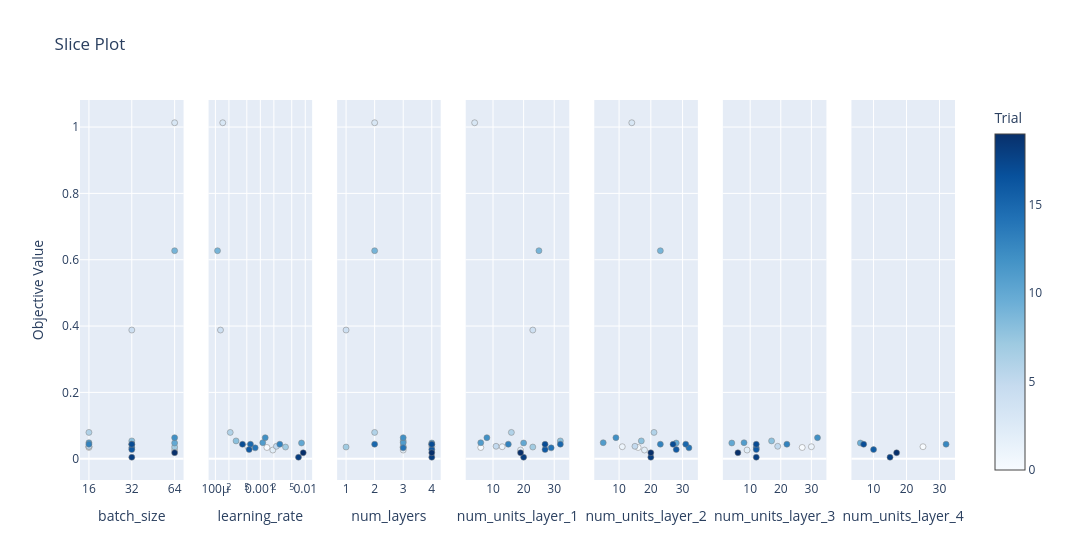

Notebook code cell kept with this figure:
### Code cell
# visualizing Optuna results
optuna.visualization.plot_optimization_history(study)
optuna.visualization.plot_param_importances(study)
optuna.visualization.plot_slice(study)

### Figure 1 — Plotly figure (JSON) as saved in the notebook; plotly's stock layout.template omitted (floating-point values rounded to 4 significant figures)
{"data": [{"marker": {"color": [0, 1, 2, 3, 4, 5, 6, 7, 8, 9, 10, 11, 12, 13, 14, 15, 16, 17, 18, 19], "colorbar": {"title": {"text": "Trial"}, "x": 1, "xpad": 40}, "colorscale": [[0, "rgb(247,251,255)"], [0.125, "rgb(222,235,247)"], [0.25, "rgb(198,219,239)"], [0.375, "rgb(158,202,225)"], [0.5, "rgb(107,174,214)"], [0.625, "rgb(66,146,198)"], [0.75, "rgb(33,113,181)"], [0.875, "rgb(8,81,156)"], [1, "rgb(8,48,107)"]], "line": {"color": "Grey", "width": 0.5}, "showscale": true}, "mode": "markers", "name": "Feasible Trial", "showlegend": false, "type": "scatter", "x": [16, 16, 64, 64, 32, 16, 16, 64, 32, 64, 64, 16, 64, 16, 32, 32, 32, 32, 32, 64], "xaxis": "x", "y": [0.03388, 0.03618, 0.02617, 1.013, 0.388, 0.03747, 0.07933, 0.03521, 0.0537, 0.6272, 0.04735, 0.0483, 0.06342, 0.04375, 0.03274, 0.04384, 0.02751, 0.04356, 0.00442, 0.01808], "yaxis": "y"}, {"marker": {"color": [0, 1, 2, 3, 4, 5, 6, 7, 8, 9, 10, 11, 12, 13, 14, 15, 16, 17, 18, 19], "colorbar": {"title": {"text": "Trial"}, "x": 1, "xpad": 40}, "colorscale": [[0, "rgb(247,251,255)"], [0.125, "rgb(222,235,247)"], [0.25, "rgb(198,219,239)"], [0.375, "rgb(158,202,225)"], [0.5, "rgb(107,174,214)"], [0.625, "rgb(66,146,198)"], [0.75, "rgb(33,113,181)"], [0.875, "rgb(8,81,156)"], [1, "rgb(8,48,107)"]], "line": {"color": "Grey", "width": 0.5}, "showscale": false}, "mode": "markers", "name": "Feasible Trial", "showlegend": false, "type": "scatter", "x": [0.001402, 0.0005266, 0.001897, 0.0001458, 0.0001299, 0.002279, 0.0002137, 0.003635, 0.0002883, 0.0001114, 0.008247, 0.001132, 0.001285, 0.00271, 0.0007683, 0.0006031, 0.0005639, 0.0004004, 0.007064, 0.009001], "xaxis": "x2", "y": [0.03388, 0.03618, 0.02617, 1.013, 0.388, 0.03747, 0.07933, 0.03521, 0.0537, 0.6272, 0.04735, 0.0483, 0.06342, 0.04375, 0.03274, 0.04384, 0.02751, 0.04356, 0.00442, 0.01808], "yaxis": "y2"}, {"marker": {"color": [0, 1, 2, 3, 4, 5, 6, 7, 8, 9, 10, 11, 12, 13, 14, 15, 16, 17, 18, 19], "colorbar": {"title": {"text": "Trial"}, "x": 1, "xpad": 40}, "colorscale": [[0, "rgb(247,251,255)"], [0.125, "rgb(222,235,247)"], [0.25, "rgb(198,219,239)"], [0.375, "rgb(158,202,225)"], [0.5, "rgb(107,174,214)"], [0.625, "rgb(66,146,198)"], [0.75, "rgb(33,113,181)"], [0.875, "rgb(8,81,156)"], [1, "rgb(8,48,107)"]], "line": {"color": "Grey", "width": 0.5}, "showscale": false}, "mode": "markers", "name": "Feasible Trial", "showlegend": false, "type": "scatter", "x": [3, 4, 3, 2, 1, 3, 2, 1, 3, 2, 4, 3, 3, 4, 3, 2, 4, 4, 4, 4], "xaxis": "x3", "y": [0.03388, 0.03618, 0.02617, 1.013, 0.388, 0.03747, 0.07933, 0.03521, 0.0537, 0.6272, 0.04735, 0.0483, 0.06342, 0.04375, 0.03274, 0.04384, 0.02751, 0.04356, 0.00442, 0.01808], "yaxis": "y3"}, {"marker": {"color": [0, 1, 2, 3, 4, 5, 6, 7, 8, 9, 10, 11, 12, 13, 14, 15, 16, 17, 18, 19], "colorbar": {"title": {"text": "Trial"}, "x": 1, "xpad": 40}, "colorscale": [[0, "rgb(247,251,255)"], [0.125, "rgb(222,235,247)"], [0.25, "rgb(198,219,239)"], [0.375, "rgb(158,202,225)"], [0.5, "rgb(107,174,214)"], [0.625, "rgb(66,146,198)"], [0.75, "rgb(33,113,181)"], [0.875, "rgb(8,81,156)"], [1, "rgb(8,48,107)"]], "line": {"color": "Grey", "width": 0.5}, "showscale": false}, "mode": "markers", "name": "Feasible Trial", "showlegend": false, "type": "scatter", "x": [6, 13, 19, 4, 23, 11, 16, 23, 32, 25, 20, 6, 8, 15, 29, 32, 27, 27, 20, 19], "xaxis": "x4", "y": [0.03388, 0.03618, 0.02617, 1.013, 0.388, 0.03747, 0.07933, 0.03521, 0.0537, 0.6272, 0.04735, 0.0483, 0.06342, 0.04375, 0.03274, 0.04384, 0.02751, 0.04356, 0.00442, 0.01808], "yaxis": "y4"}, {"marker": {"color": [0, 1, 2, 3, 5, 6, 8, 9, 10, 11, 12, 13, 14, 15, 16, 17, 18, 19], "colorbar": {"title": {"text": "Trial"}, "x": 1, "xpad": 40}, "colorscale": [[0, "rgb(247,251,255)"], [0.125, "rgb(222,235,247)"], [0.25, "rgb(198,219,239)"], [0.375, "rgb(158,202,225)"], [0.5, "rgb(107,174,214)"], [0.625, "rgb(66,146,198)"], [0.75, "rgb(33,113,181)"], [0.875, "rgb(8,81,156)"], [1, "rgb(8,48,107)"]], "line": {"color": "Grey", "width": 0.5}, "showscale": false}, "mode": "markers", "name": "Feasible Trial", "showlegend": false, "type": "scatter", "x": [16, 11, 18, 14, 15, 21, 17, 23, 28, 5, 9, 23, 32, 31, 28, 27, 20, 20], "xaxis": "x5", "y": [0.03388, 0.03618, 0.02617, 1.013, 0.03747, 0.07933, 0.0537, 0.6272, 0.04735, 0.0483, 0.06342, 0.04375, 0.03274, 0.04384, 0.02751, 0.04356, 0.00442, 0.01808], "yaxis": "y5"}, {"marker": {"color": [0, 1, 2, 5, 8, 10, 11, 12, 13, 14, 16, 17, 18, 19], "colorbar": {"title": {"text": "Trial"}, "x": 1, "xpad": 40}, "colorscale": [[0, "rgb(247,251,255)"], [0.125, "rgb(222,235,247)"], [0.25, "rgb(198,219,239)"], [0.375, "rgb(158,202,225)"], [0.5, "rgb(107,174,214)"], [0.625, "rgb(66,146,198)"], [0.75, "rgb(33,113,181)"], [0.875, "rgb(8,81,156)"], [1, "rgb(8,48,107)"]], "line": {"color": "Grey", "width": 0.5}, "showscale": false}, "mode": "markers", "name": "Feasible Trial", "showlegend": false, "type": "scatter", "x": [27, 30, 9, 19, 17, 4, 8, 32, 22, 12, 12, 12, 12, 6], "xaxis": "x6", "y": [0.03388, 0.03618, 0.02617, 0.03747, 0.0537, 0.04735, 0.0483, 0.06342, 0.04375, 0.03274, 0.02751, 0.04356, 0.00442, 0.01808], "yaxis": "y6"}, {"marker": {"color": [1, 10, 13, 16, 17, 18, 19], "colorbar": {"title": {"text": "Trial"}, "x": 1, "xpad": 40}, "colorscale": [[0, "rgb(247,251,255)"], [0.125, "rgb(222,235,247)"], [0.25, "rgb(198,219,239)"], [0.375, "rgb(158,202,225)"], [0.5, "rgb(107,174,214)"], [0.625, "rgb(66,146,198)"], [0.75, "rgb(33,113,181)"], [0.875, "rgb(8,81,156)"], [1, "rgb(8,48,107)"]], "line": {"color": "Grey", "width": 0.5}, "showscale": false}, "mode": "markers", "name": "Feasible Trial", "showlegend": false, "type": "scatter", "x": [25, 6, 32, 10, 7, 15, 17], "xaxis": "x7", "y": [0.03618, 0.04735, 0.04375, 0.02751, 0.04356, 0.00442, 0.01808], "yaxis": "y7"}], "layout": {"title": {"text": "Slice Plot"}, "width": 2100, "xaxis": {"anchor": "y", "categoryarray": [16, 32, 64], "categoryorder": "array", "domain": [0, 0.1184], "title": {"text": "batch_size"}, "type": "category"}, "xaxis2": {"anchor": "y2", "domain": [0.1469, 0.2653], "title": {"text": "learning_rate"}, "type": "log"}, "xaxis3": {"anchor": "y3", "domain": [0.2939, 0.4122], "title": {"text": "num_layers"}}, "xaxis4": {"anchor": "y4", "domain": [0.4408, 0.5592], "title": {"text": "num_units_layer_1"}}, "xaxis5": {"anchor": "y5", "domain": [0.5878, 0.7061], "title": {"text": "num_units_layer_2"}}, "xaxis6": {"anchor": "y6", "domain": [0.7347, 0.8531], "title": {"text": "num_units_layer_3"}}, "xaxis7": {"anchor": "y7", "domain": [0.8816, 1.0], "title": {"text": "num_units_layer_4"}}, "yaxis": {"anchor": "x", "domain": [0, 1], "title": {"text": "Objective Value"}}, "yaxis2": {"anchor": "x2", "domain": [0, 1], "matches": "y", "showticklabels": false}, "yaxis3": {"anchor": "x3", "domain": [0, 1], "matches": "y", "showticklabels": false}, "yaxis4": {"anchor": "x4", "domain": [0, 1], "matches": "y", "showticklabels": false}, "yaxis5": {"anchor": "x5", "domain": [0, 1], "matches": "y", "showticklabels": false}, "yaxis6": {"anchor": "x6", "domain": [0, 1], "matches": "y", "showticklabels": false}, "yaxis7": {"anchor": "x7", "domain": [0, 1], "matches": "y", "showticklabels": false}}}
